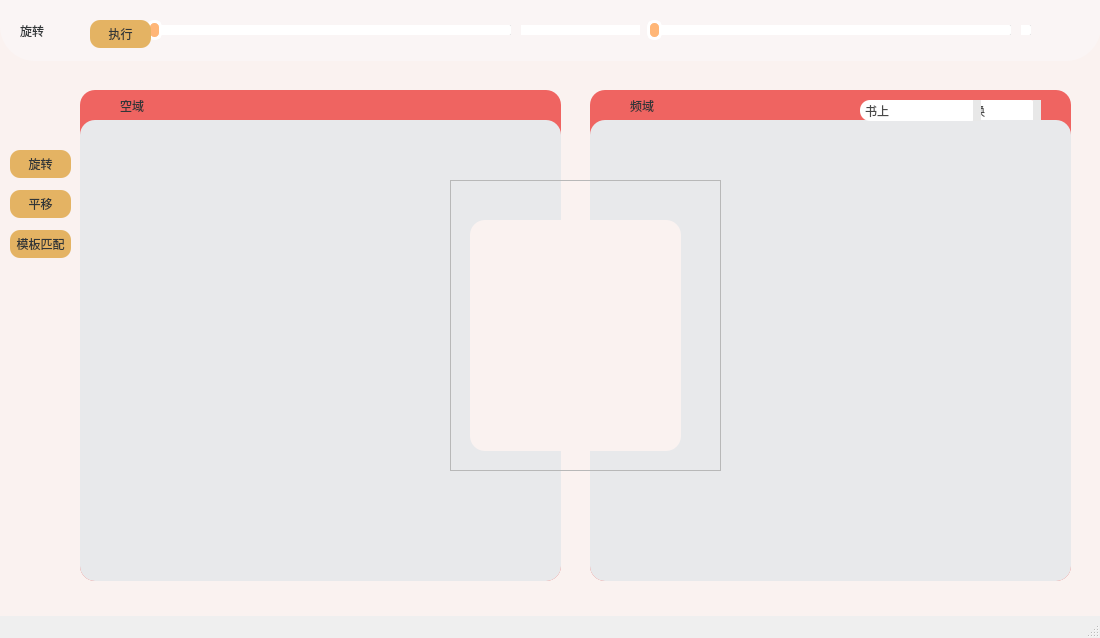
<?xml version="1.0" encoding="UTF-8"?>
<ui version="4.0">
 <class>MainWindow</class>
 <widget class="QMainWindow" name="MainWindow">
  <property name="geometry">
   <rect>
    <x>0</x>
    <y>0</y>
    <width>1100</width>
    <height>638</height>
   </rect>
  </property>
  <property name="windowTitle">
   <string>图像处理</string>
  </property>
  <property name="windowIcon">
   <iconset resource="source.qrc">
    <normaloff>:/svg/img_source/image.svg</normaloff>:/svg/img_source/image.svg</iconset>
  </property>
  <widget class="QWidget" name="centralwidget">
   <widget class="QFrame" name="frame">
    <property name="geometry">
     <rect>
      <x>-10</x>
      <y>20</y>
      <width>1121</width>
      <height>881</height>
     </rect>
    </property>
    <property name="styleSheet">
     <string notr="true">background-color: rgb(250, 242, 240);</string>
    </property>
    <property name="frameShape">
     <enum>QFrame::StyledPanel</enum>
    </property>
    <property name="frameShadow">
     <enum>QFrame::Raised</enum>
    </property>
    <widget class="QPushButton" name="pushButton_rotate">
     <property name="geometry">
      <rect>
       <x>20</x>
       <y>130</y>
       <width>61</width>
       <height>28</height>
      </rect>
     </property>
     <property name="styleSheet">
      <string notr="true">font: 10pt &quot;黑体&quot;;

border-radius: 10px;
background-color: rgb(228, 179, 99);
color: rgb(95, 51, 98);
color: rgb(49, 54, 56);</string>
     </property>
     <property name="text">
      <string>旋转</string>
     </property>
    </widget>
    <widget class="QPushButton" name="pushButton_translation">
     <property name="geometry">
      <rect>
       <x>20</x>
       <y>170</y>
       <width>61</width>
       <height>28</height>
      </rect>
     </property>
     <property name="styleSheet">
      <string notr="true">font: 10pt &quot;黑体&quot;;
border-radius: 10px;
background-color: rgb(228, 179, 99);
color: rgb(49, 54, 56);</string>
     </property>
     <property name="text">
      <string>平移</string>
     </property>
    </widget>
    <widget class="QPushButton" name="pushButton_match">
     <property name="geometry">
      <rect>
       <x>20</x>
       <y>210</y>
       <width>61</width>
       <height>28</height>
      </rect>
     </property>
     <property name="styleSheet">
      <string notr="true">font: 10pt &quot;黑体&quot;;
border-radius: 10px;
background-color: rgb(228, 179, 99);
color: rgb(49, 54, 56);</string>
     </property>
     <property name="text">
      <string>模板匹配</string>
     </property>
    </widget>
   </widget>
   <widget class="QFrame" name="frame_4">
    <property name="geometry">
     <rect>
      <x>0</x>
      <y>-50</y>
      <width>1101</width>
      <height>111</height>
     </rect>
    </property>
    <property name="styleSheet">
     <string notr="true">background-color: rgb(244, 227, 227);
background-color: rgb(244, 215, 215);
background-color: rgb(250, 245, 245);
border-radius:35px;</string>
    </property>
    <property name="frameShape">
     <enum>QFrame::StyledPanel</enum>
    </property>
    <property name="frameShadow">
     <enum>QFrame::Raised</enum>
    </property>
    <widget class="QSlider" name="horizontalSlider_angle">
     <property name="geometry">
      <rect>
       <x>90</x>
       <y>70</y>
       <width>951</width>
       <height>21</height>
      </rect>
     </property>
     <property name="styleSheet">
      <string notr="true">QSlider::groove:horizontal{ height: 10px; 
                            left: 10px; 
                            right: 10px; 
                            background: #dcdcdc; 
}

QSlider::handle:horizontal{ 
                             radius: 7px;
                             border-radius: 7px; 
                             border: 3px solid rgb(255, 255, 255);
                             width:  9px; 
                             margin: -5px -3px; 
                             background: rgb(255, 183, 120); 
} 

QSlider::sub-page:horizontalSlider:disabled {

                             background: #6c6c6c; 
                             border-color: #999;
                             border-radius: 2px;
} 

QSlider::add-page:horizontalSlider:disabled {
 
                             background: #ffffff;
                             border-color: #999;
                             border-radius: 2px;
}</string>
     </property>
     <property name="maximum">
      <number>1</number>
     </property>
     <property name="singleStep">
      <number>1</number>
     </property>
     <property name="orientation">
      <enum>Qt::Horizontal</enum>
     </property>
    </widget>
    <widget class="QLabel" name="label_function">
     <property name="geometry">
      <rect>
       <x>20</x>
       <y>60</y>
       <width>61</width>
       <height>41</height>
      </rect>
     </property>
     <property name="styleSheet">
      <string notr="true">font: 11pt &quot;黑体&quot;;
color: rgb(49, 54, 56);</string>
     </property>
     <property name="text">
      <string>旋转</string>
     </property>
    </widget>
    <widget class="QSlider" name="horizontalSlider_x">
     <property name="geometry">
      <rect>
       <x>140</x>
       <y>70</y>
       <width>381</width>
       <height>21</height>
      </rect>
     </property>
     <property name="styleSheet">
      <string notr="true">QSlider::groove:horizontal{ height: 10px; 
                            left: 10px; 
                            right: 10px; 
                            background: #dcdcdc; 
}

QSlider::handle:horizontal{ 
                             radius: 7px;
                             border-radius: 7px; 
                             border: 3px solid rgb(255, 255, 255);
                             width:  9px; 
                             margin: -5px -3px; 
                             background: rgb(255, 183, 120); 
} 

QSlider::sub-page:horizontalSlider:disabled {

                             background: #6c6c6c; 
                             border-color: #999;
                             border-radius: 2px;
} 

QSlider::add-page:horizontalSlider:disabled {
 
                             background: #ffffff;
                             border-color: #999;
                             border-radius: 2px;
}</string>
     </property>
     <property name="maximum">
      <number>1</number>
     </property>
     <property name="singleStep">
      <number>1</number>
     </property>
     <property name="orientation">
      <enum>Qt::Horizontal</enum>
     </property>
    </widget>
    <widget class="QSlider" name="horizontalSlider_y">
     <property name="geometry">
      <rect>
       <x>640</x>
       <y>70</y>
       <width>381</width>
       <height>21</height>
      </rect>
     </property>
     <property name="styleSheet">
      <string notr="true">QSlider::groove:horizontal{ height: 10px; 
                            left: 10px; 
                            right: 10px; 
                            background: #dcdcdc; 
}

QSlider::handle:horizontal{ 
                             radius: 7px;
                             border-radius: 7px; 
                             border: 3px solid rgb(255, 255, 255);
                             width:  9px; 
                             margin: -5px -3px; 
                             background: rgb(255, 183, 120); 
} 

QSlider::sub-page:horizontalSlider:disabled {

                             background: #6c6c6c; 
                             border-color: #999;
                             border-radius: 2px;
} 

QSlider::add-page:horizontalSlider:disabled {
 
                             background: #ffffff;
                             border-color: #999;
                             border-radius: 2px;
}</string>
     </property>
     <property name="maximum">
      <number>1</number>
     </property>
     <property name="singleStep">
      <number>1</number>
     </property>
     <property name="orientation">
      <enum>Qt::Horizontal</enum>
     </property>
    </widget>
    <widget class="QPushButton" name="pushButton_match_run">
     <property name="geometry">
      <rect>
       <x>90</x>
       <y>70</y>
       <width>61</width>
       <height>28</height>
      </rect>
     </property>
     <property name="styleSheet">
      <string notr="true">font: 10pt &quot;黑体&quot;;
border-radius: 10px;
background-color: rgb(228, 179, 99);
color: rgb(49, 54, 56);</string>
     </property>
     <property name="text">
      <string>执行</string>
     </property>
    </widget>
    <zorder>label_function</zorder>
    <zorder>horizontalSlider_angle</zorder>
    <zorder>horizontalSlider_x</zorder>
    <zorder>horizontalSlider_y</zorder>
    <zorder>pushButton_match_run</zorder>
   </widget>
   <widget class="QFrame" name="frame_5">
    <property name="geometry">
     <rect>
      <x>80</x>
      <y>90</y>
      <width>481</width>
      <height>491</height>
     </rect>
    </property>
    <property name="styleSheet">
     <string notr="true">background-color: rgb(244, 227, 227);
background-color: rgb(239 ,100 ,97);
border-radius:15px;</string>
    </property>
    <property name="frameShape">
     <enum>QFrame::StyledPanel</enum>
    </property>
    <property name="frameShadow">
     <enum>QFrame::Raised</enum>
    </property>
    <widget class="QLabel" name="label_kong">
     <property name="geometry">
      <rect>
       <x>40</x>
       <y>0</y>
       <width>81</width>
       <height>31</height>
      </rect>
     </property>
     <property name="styleSheet">
      <string notr="true">font: 11pt &quot;黑体&quot;;
color: rgb(49, 54, 56);</string>
     </property>
     <property name="text">
      <string>空域</string>
     </property>
    </widget>
    <widget class="QGraphicsView" name="graphicsView_space">
     <property name="geometry">
      <rect>
       <x>0</x>
       <y>30</y>
       <width>481</width>
       <height>461</height>
      </rect>
     </property>
     <property name="styleSheet">
      <string notr="true">
border-top-left-radius:15px;
border-top-right-radius:15px;
border-bottom-left-radius:15px;
border-bottom-right-radius:15px;
background-color: rgb(223, 218, 218);
background-color: rgb(232, 233, 235);

</string>
     </property>
    </widget>
   </widget>
   <widget class="QFrame" name="frame_6">
    <property name="geometry">
     <rect>
      <x>590</x>
      <y>90</y>
      <width>481</width>
      <height>491</height>
     </rect>
    </property>
    <property name="styleSheet">
     <string notr="true">background-color: rgb(244, 227, 227);
background-color: rgb(239 ,100 ,97);
border-radius:15px;</string>
    </property>
    <property name="frameShape">
     <enum>QFrame::StyledPanel</enum>
    </property>
    <property name="frameShadow">
     <enum>QFrame::Raised</enum>
    </property>
    <widget class="QLabel" name="label_pin">
     <property name="geometry">
      <rect>
       <x>40</x>
       <y>0</y>
       <width>81</width>
       <height>31</height>
      </rect>
     </property>
     <property name="styleSheet">
      <string notr="true">font: 11pt &quot;黑体&quot;;
color: rgb(49, 54, 56);</string>
     </property>
     <property name="text">
      <string>频域</string>
     </property>
    </widget>
    <widget class="QComboBox" name="comboBox">
     <property name="geometry">
      <rect>
       <x>330</x>
       <y>10</y>
       <width>121</width>
       <height>21</height>
      </rect>
     </property>
     <property name="styleSheet">
      <string notr="true">QComboBox {
	
	font: 9pt &quot;黑体&quot;;
	background-color: rgb(255, 255, 255);
	border: 0px solid gray;
	border-radius: 10px;
	
	color: #494949;
	padding: 0px 5px;
}


QComboBox::drop-down {
    subcontrol-origin: padding;
    subcontrol-position: top right;
    width: 20px;
    border-left-width: 0px;
    border-left-color: darkgray;
    border-left-style: solid; 
    border-right-width: 8px;
	border-right-color: #e8e8e8;
    border-right-style: solid;
    border-top-right-radius: 20px; 
    border-bottom-right-radius: 20px;
	font: 9pt &quot;黑体&quot;;
	color: #494949;
}


QListView::item {
    background: #e8e8e8;
}
 
QListView::item:hover {
    background: #bebebe;
	font: 8pt &quot;Consolas&quot;;
	color: #494949;
}

QComboBox QAbstractItemView::item:selected
{	
    background-color: #bebebe;

}</string>
     </property>
     <item>
      <property name="text">
       <string>傅里叶变换</string>
      </property>
     </item>
     <item>
      <property name="text">
       <string>离散余弦变换</string>
      </property>
     </item>
    </widget>
    <widget class="QGraphicsView" name="graphicsView_frequency">
     <property name="geometry">
      <rect>
       <x>0</x>
       <y>30</y>
       <width>481</width>
       <height>461</height>
      </rect>
     </property>
     <property name="styleSheet">
      <string notr="true">
border-top-left-radius:15px;
border-top-right-radius:15px;
border-bottom-left-radius:15px;
border-bottom-right-radius:15px;
background-color: rgb(223, 218, 218);
background-color: rgb(232, 233, 235);

</string>
     </property>
    </widget>
    <widget class="QComboBox" name="comboBox_match">
     <property name="geometry">
      <rect>
       <x>270</x>
       <y>10</y>
       <width>121</width>
       <height>21</height>
      </rect>
     </property>
     <property name="styleSheet">
      <string notr="true">QComboBox {
	
	font: 9pt &quot;黑体&quot;;
	background-color: rgb(255, 255, 255);
	border: 0px solid gray;
	border-radius: 10px;
	
	color: #494949;
	padding: 0px 5px;
}


QComboBox::drop-down {
    subcontrol-origin: padding;
    subcontrol-position: top right;
    width: 20px;
    border-left-width: 0px;
    border-left-color: darkgray;
    border-left-style: solid; 
    border-right-width: 8px;
	border-right-color: #e8e8e8;
    border-right-style: solid;
    border-top-right-radius: 20px; 
    border-bottom-right-radius: 20px;
	font: 9pt &quot;黑体&quot;;
	color: #494949;
}


QListView::item {
    background: #e8e8e8;
}
 
QListView::item:hover {
    background: #bebebe;
	font: 8pt &quot;Consolas&quot;;
	color: #494949;
}

QComboBox QAbstractItemView::item:selected
{	
    background-color: #bebebe;

}</string>
     </property>
     <item>
      <property name="text">
       <string>书上</string>
      </property>
     </item>
     <item>
      <property name="text">
       <string>平方差匹配</string>
      </property>
     </item>
     <item>
      <property name="text">
       <string>相关匹配</string>
      </property>
     </item>
     <item>
      <property name="text">
       <string>相关系数匹配</string>
      </property>
     </item>
    </widget>
   </widget>
   <widget class="QFrame" name="frame_match">
    <property name="geometry">
     <rect>
      <x>450</x>
      <y>180</y>
      <width>271</width>
      <height>291</height>
     </rect>
    </property>
    <property name="frameShape">
     <enum>QFrame::StyledPanel</enum>
    </property>
    <property name="frameShadow">
     <enum>QFrame::Raised</enum>
    </property>
    <widget class="QGraphicsView" name="graphicsView_match">
     <property name="geometry">
      <rect>
       <x>20</x>
       <y>40</y>
       <width>211</width>
       <height>231</height>
      </rect>
     </property>
     <property name="styleSheet">
      <string notr="true">
border-top-left-radius:15px;
border-top-right-radius:15px;
border-bottom-left-radius:15px;
border-bottom-right-radius:15px;
background-color: rgb(250, 242, 240);
</string>
     </property>
    </widget>
   </widget>
  </widget>
  <widget class="QMenuBar" name="menubar">
   <property name="geometry">
    <rect>
     <x>0</x>
     <y>0</y>
     <width>1100</width>
     <height>23</height>
    </rect>
   </property>
  </widget>
  <widget class="QStatusBar" name="statusbar"/>
  <action name="actionopen">
   <property name="text">
    <string>open</string>
   </property>
  </action>
 </widget>
 <resources>
  <include location="source.qrc"/>
 </resources>
 <connections/>
</ui>
